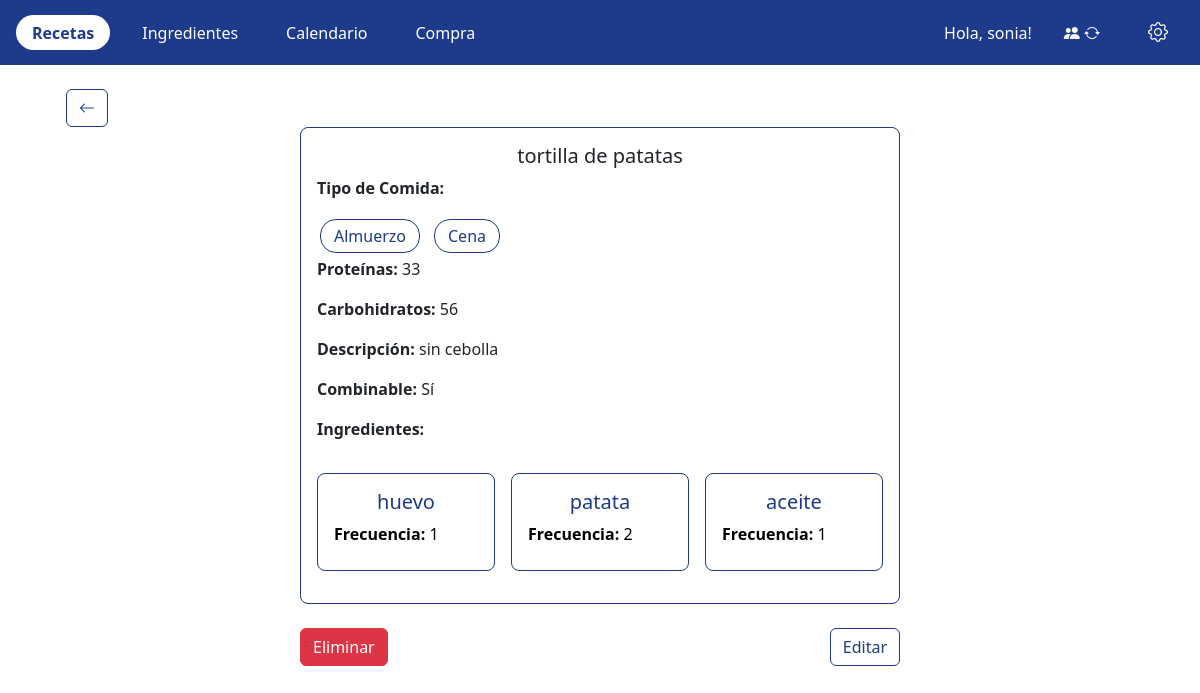
Page /recetas/47/ (signed in) on the committed database.
### app/models.py (models this page shows, shortened)
class Receta(models.Model):
    nombre = models.CharField(
        max_length=100,
        validators=[
            RegexValidator(
                regex=r'^[a-zA-Z0-9ñÑáéíóúÁÉÍÓÚ,\s]+$',
                message='El nombre solo puede contener letras, números, espacios, comas y la letra ñ.',
                code='invalid_nombre'
            )
        ]
    )
    tipo_comida = models.ManyToManyField(TipoComida, related_name='recetas')
    proteinas = models.IntegerField(validators=[MinValueValidator(0)])
    carbohidratos = models.IntegerField(validators=[MinValueValidator(0)])
    ingredientes = models.ManyToManyField(Ingrediente, related_name='recetas')
    familia = models.ForeignKey(Familia, on_delete=models.CASCADE, related_name='recetas')
    descripcion = models.TextField(
        verbose_name="Descripción",
        blank=True,
        null=True,
        help_text="Descripción de la receta (opcional)."
    )
    combinable = models.BooleanField(
        default=True,
        help_text="Indica si la receta puede combinarse con otras."
    )

class TipoComida(models.Model):
    nombre = models.CharField(
        max_length=20,
        validators=[
            RegexValidator(
                regex=r'^[a-zA-Z]+$',
                message='El nombre solo puede contener letras.',
                code='invalid_nombre'
            )
        ],
        unique=True)

class Ingrediente(models.Model):
    nombre = models.CharField(
        max_length=100,
        validators=[
            RegexValidator(
                regex=r'^[a-zA-Z0-9ñÑáéíóúÁÉÍÓÚ,\s]+$',
                message='El nombre solo puede contener letras, números, espacios, comas y la letra ñ.',
                code='invalid_nombre'
            )
        ]
    )
    frec = models.IntegerField(validators=[MinValueValidator(1)])
    familia = models.ForeignKey(Familia, on_delete=models.CASCADE, related_name='ingredientes')

### app/views/recetas.py (the view)
# urls.py: path('recetas/<int:pk>/', login_required(recetas.detalle_receta), name='detalle_receta'),
@login_required
def detalle_receta(request, pk):
    familia = request.user.familias.first()
    receta = get_object_or_404(Receta, pk=pk, familia=familia)
    if request.method == 'POST' and 'delete' in request.POST:
        receta.delete()
        return redirect('listado_recetas')
    return render(request, 'recetas/detalle_receta.html', {'receta': receta})

### app/templates/recetas/detalle_receta.html (shortened to what this page needs)
{% extends 'navbar.html' %}
{% block content %}
<link href="https://cdn.jsdelivr.net/npm/bootstrap@5.3.0/dist/css/bootstrap.min.css" rel="stylesheet">
<div class="container mt-4 mb-5">
    <a href="{% url 'listado_recetas' %}" class="btn btn-secondary ms-4">
        <i class="bi bi-arrow-left"></i>
    </a>
    <div class="card-recetaa mx-auto" style="max-width: 600px;">
        <h5 class="text-center">{{ receta.nombre }}</h5>
        <p><strong>Tipo de Comida:</strong></p>
        <div class="d-flex flex-wrap gap-2">
            {% for tipo in receta.tipo_comida.all %}
            <span class="meal-btn sm">{{ tipo.nombre }}</span>
            {% endfor %}
        </div>
        <p><strong>Proteínas:</strong> {{ receta.proteinas }}</p>
        <p><strong>Carbohidratos:</strong> {{ receta.carbohidratos }}</p>
        {% if receta.descripcion %}
        <p><strong>Descripción:</strong> {{ receta.descripcion }}</p>
        {% endif %}
        <p><strong>Combinable:</strong> {% if receta.combinable %}Sí{% else %}No{% endif %}</p>
        <p><strong>Ingredientes:</strong></p>
        <div class="container-recetas mt-3">
            {% if receta.ingredientes.all %}
              {% for ing in receta.ingredientes.all %}
                <a href="{% url 'detalle_ingrediente' ing.pk %}" class="card-link">
                  <div class="card-receta">
                    <h5 class="text-center">{{ ing.nombre }}</h5>
                    <p><strong>Frecuencia:</strong> {{ ing.frec }}</p>
                  </div>
                </a>
              {% endfor %}
            {% else %}
              <p>No hay ingredientes para esta receta.</p>
            {% endif %}
          </div>
    </div>
    <div class="d-flex justify-content-between mt-4 mx-auto" style="max-width: 600px;">
        <button type="button" class="btn btn-danger" data-url="{% url 'detalle_receta' receta.pk %}"
            onclick="confirmarEliminacion(this)">
            Eliminar
        </button>
        <div class="d-flex gap-2">
            <a href="{% url 'editar_receta' receta.pk %}" class="btn btn-secondary">Editar</a>
        </div>
    </div>
</div>
{% endblock %}

### app/templates/navbar.html (shortened to what this page needs)
<!DOCTYPE html>
{% load static %}
<html lang="es">
<head>
    <link rel="stylesheet" href="https://cdn.jsdelivr.net/npm/bootstrap-icons@1.10.5/font/bootstrap-icons.css">
    <link rel="stylesheet" href="{% static 'css/styles.css' %}">
</head>
<body>
    {% if user.is_authenticated %}
    <div class="container-nav">
        <nav>
            <ul>
                <li
                    class="{% if request.resolver_match.url_name == 'listado_recetas' or request.resolver_match.url_name == 'detalle_receta' or request.resolver_match.url_name == 'crear_receta' or request.resolver_match.url_name == 'editar_receta' %}activo{% endif %}">
                    <a href="{% url 'listado_recetas' %}">Recetas</a>
                </li>
                <li
                    class="">
                    <a href="{% url 'listado_ingredientes' %}">Ingredientes</a>
                </li>
                <li class="{% if request.resolver_match.url_name == 'calendario_semanal' %}activo{% endif %}">
                    <a href="{% url 'calendario_semanal' %}">Calendario</a>
                </li>
                <li class="{% if request.resolver_match.url_name == 'lista_compra' %}activo{% endif %}">
                    <a href="{% url 'lista_compra' %}">Compra</a>
                </li>
                {% if user.is_authenticated %}
                <li class="nav-user">
                    <span>Hola, {{ user.username }}!</span>
                </li>
                {% else %}
                <li style="margin-left: auto;"
                    class="{% if request.resolver_match.url_name == 'login' %}activo{% endif %}">
                    <a href="{% url 'login' %}">Inicia sesión</a>
                </li>
                {% endif %}
                <li class="{% if request.resolver_match.url_name == 'cambiar_familia' %}activo{% endif %}">
                    <a href="{% url 'cambiar_familia' %}" class="nav-icon-familia" title="Cambiar familia"
                        aria-label="Cambiar familia">
                        <i class="bi bi-people-fill"></i>
                        <i class="bi bi-arrow-repeat"></i>
                    </a>
                </li>
                <li
                    class="nav-settings {% if request.resolver_match.url_name == 'configurar_objetivo' %}activo{% endif %}">
                    <a href="{% url 'configurar_objetivo' %}" title="Configuración">
                        <i class="bi bi-gear" style="font-size: 20px;"></i>
                    </a>
                </li>
            </ul>
        </nav>
    </div>
    {% endif %}
    {% block content %}{% endblock %}
</body>
</html>

### app/static/css/styles.css (style rules this page uses)
:root { --blue-dark: #1E3A8A; --white: #FFFFFF; --black: #000000; --gray-light: #F5F5F5; --blue-darker: #162a72; --red: #e74c3c; --blue-light: #BBDEFB; }
* { margin: 0; padding: 0; box-sizing: border-box; }
body { font-family: 'Gidole', sans-serif; background-color: var(--white); color: var(--black); }
.container-nav { background-color: var(--blue-dark); }
nav { background-color: var(--blue-dark); padding: 0.75rem 0; }
nav ul { list-style: none; margin: 0; padding: 0 1rem; display: flex; align-items: center; gap: 1rem; }
nav ul li { margin: 0; }
nav ul li a { display: block; padding: 0.35rem 1rem; color: var(--white); text-decoration: none; border-radius: 20px; transition: background 0.2s, color 0.2s; }
nav ul li.activo a { background-color: var(--white); color: var(--blue-dark); font-weight: bold; }
nav ul li.nav-user { margin-left: auto; color: var(--white); }
.btn-secondary { background-color: var(--white) !important; color: var(--blue-dark) !important; border: 1px solid var(--blue-dark) !important; padding: 0.5rem 1rem; border-radius: 0.25rem; }
.container-recetas { display: grid; grid-template-columns: repeat(3, 1fr); gap: 1rem; padding: 1rem 0; }
.card-link { display: block; text-decoration: none; color: inherit; }
.card-recetaa { background-color: var(--white); border: 1px solid var(--blue-dark); border-radius: 0.5rem; padding: 1rem; transition: box-shadow 0.2s, transform 0.2s; cursor: pointer; height: 100%; }
.card-recetaa { cursor: default !important; transition: none !important; }
.card-receta { background-color: var(--white); border: 1px solid var(--blue-dark); border-radius: 0.5rem; padding: 1rem; transition: box-shadow 0.2s, transform 0.2s; cursor: pointer; height: 100%; }
.card-receta h5 { color: var(--blue-dark); margin-bottom: 0.5rem; }
.card-receta p, .card-receta ul { color: var(--black); margin-bottom: 0.5rem; }
.meal-btn { display: inline-block; padding: 0.4rem 0.8rem; margin: 0.2rem; border: 1px solid var(--blue-dark); background-color: var(--white); color: var(--blue-dark); border-radius: 1rem; font-size: 1rem; line-height: 1.2; cursor: pointer; transition: background 0.2s, color 0.2s, border-color 0.2s; text-transform: capitalize; }

### rows in the picture
Receta: nombre "tortilla de patatas", proteinas "33", carbohidratos "56", descripcion "sin cebolla"
TipoComida: nombre "Almuerzo"
TipoComida: nombre "Cena"
Ingrediente: nombre "huevo", frec "1"
Ingrediente: nombre "patata", frec "2"
Ingrediente: nombre "aceite", frec "1"

### other values in the picture
{{ user.username }} "sonia"
